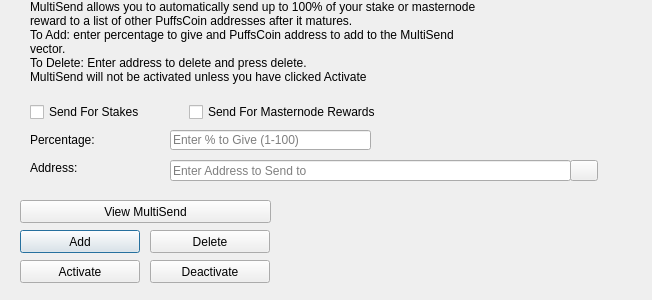
<?xml version="1.0" encoding="UTF-8"?>
<ui version="4.0">
 <class>MultiSendDialog</class>
 <widget class="QDialog" name="MultiSendDialog">
  <property name="windowModality">
   <enum>Qt::NonModal</enum>
  </property>
  <property name="geometry">
   <rect>
    <x>0</x>
    <y>0</y>
    <width>652</width>
    <height>300</height>
   </rect>
  </property>
  <property name="windowTitle">
   <string>MultiSend</string>
  </property>
  <widget class="QLineEdit" name="multiSendPercentEdit">
   <property name="geometry">
    <rect>
     <x>170</x>
     <y>130</y>
     <width>201</width>
     <height>20</height>
    </rect>
   </property>
   <property name="toolTip">
    <string>Enter whole numbers 1 - 100</string>
   </property>
   <property name="placeholderText">
    <string>Enter % to Give (1-100)</string>
   </property>
  </widget>
  <widget class="QLineEdit" name="multiSendAddressEdit">
   <property name="geometry">
    <rect>
     <x>170</x>
     <y>160</y>
     <width>401</width>
     <height>21</height>
    </rect>
   </property>
   <property name="toolTip">
    <string/>
   </property>
   <property name="placeholderText">
    <string>Enter Address to Send to</string>
   </property>
  </widget>
  <widget class="QLabel" name="label_2">
   <property name="geometry">
    <rect>
     <x>30</x>
     <y>0</y>
     <width>451</width>
     <height>121</height>
    </rect>
   </property>
   <property name="lineWidth">
    <number>1</number>
   </property>
   <property name="text">
    <string>MultiSend allows you to automatically send up to 100% of your stake or masternode reward to a list of other PuffsCoin addresses after it matures.
To Add: enter percentage to give and PuffsCoin address to add to the MultiSend vector.
To Delete: Enter address to delete and press delete.
MultiSend will not be activated unless you have clicked Activate</string>
   </property>
   <property name="alignment">
    <set>Qt::AlignLeading|Qt::AlignLeft|Qt::AlignTop</set>
   </property>
   <property name="wordWrap">
    <bool>true</bool>
   </property>
  </widget>
  <widget class="QLabel" name="message">
   <property name="geometry">
    <rect>
     <x>290</x>
     <y>200</y>
     <width>351</width>
     <height>91</height>
    </rect>
   </property>
   <property name="text">
    <string/>
   </property>
  </widget>
  <widget class="QPushButton" name="addButton">
   <property name="geometry">
    <rect>
     <x>20</x>
     <y>230</y>
     <width>120</width>
     <height>23</height>
    </rect>
   </property>
   <property name="toolTip">
    <string/>
   </property>
   <property name="statusTip">
    <string>Add to MultiSend Vector</string>
   </property>
   <property name="text">
    <string>Add</string>
   </property>
  </widget>
  <widget class="QPushButton" name="disableButton">
   <property name="geometry">
    <rect>
     <x>150</x>
     <y>260</y>
     <width>120</width>
     <height>23</height>
    </rect>
   </property>
   <property name="statusTip">
    <string>Deactivate MultiSend</string>
   </property>
   <property name="text">
    <string>Deactivate</string>
   </property>
  </widget>
  <widget class="QPushButton" name="addressBookButton">
   <property name="geometry">
    <rect>
     <x>570</x>
     <y>160</y>
     <width>28</width>
     <height>21</height>
    </rect>
   </property>
   <property name="toolTip">
    <string>Choose an address from the address book</string>
   </property>
   <property name="text">
    <string/>
   </property>
   <property name="icon">
    <iconset resource="../puffscoin.qrc">
     <normaloff>:/icons/address-book</normaloff>:/icons/address-book</iconset>
   </property>
   <property name="shortcut">
    <string>Alt+A</string>
   </property>
   <property name="autoDefault">
    <bool>false</bool>
   </property>
  </widget>
  <widget class="QLabel" name="label">
   <property name="geometry">
    <rect>
     <x>30</x>
     <y>130</y>
     <width>121</width>
     <height>20</height>
    </rect>
   </property>
   <property name="toolTip">
    <string>Percentage of stake to send</string>
   </property>
   <property name="text">
    <string>Percentage:</string>
   </property>
  </widget>
  <widget class="QLabel" name="label_5">
   <property name="geometry">
    <rect>
     <x>30</x>
     <y>160</y>
     <width>111</width>
     <height>16</height>
    </rect>
   </property>
   <property name="toolTip">
    <string>Address to send portion of stake to</string>
   </property>
   <property name="text">
    <string>Address:</string>
   </property>
  </widget>
  <widget class="QPushButton" name="deleteButton">
   <property name="geometry">
    <rect>
     <x>150</x>
     <y>230</y>
     <width>120</width>
     <height>23</height>
    </rect>
   </property>
   <property name="toolTip">
    <string/>
   </property>
   <property name="statusTip">
    <string>Delete Address From MultiSend Vector</string>
   </property>
   <property name="text">
    <string>Delete</string>
   </property>
  </widget>
  <widget class="QPushButton" name="activateButton">
   <property name="geometry">
    <rect>
     <x>20</x>
     <y>260</y>
     <width>120</width>
     <height>23</height>
    </rect>
   </property>
   <property name="statusTip">
    <string>Activate MultiSend</string>
   </property>
   <property name="text">
    <string>Activate</string>
   </property>
  </widget>
  <widget class="QPushButton" name="viewButton">
   <property name="geometry">
    <rect>
     <x>20</x>
     <y>200</y>
     <width>251</width>
     <height>23</height>
    </rect>
   </property>
   <property name="toolTip">
    <string/>
   </property>
   <property name="statusTip">
    <string>View MultiSend Vector</string>
   </property>
   <property name="text">
    <string>View MultiSend</string>
   </property>
  </widget>
  <widget class="QWidget" name="horizontalLayoutWidget">
   <property name="geometry">
    <rect>
     <x>30</x>
     <y>100</y>
     <width>351</width>
     <height>24</height>
    </rect>
   </property>
   <layout class="QHBoxLayout" name="horizontalLayout">
    <item>
     <widget class="QCheckBox" name="multiSendStakeCheckBox">
      <property name="text">
       <string>Send For Stakes</string>
      </property>
     </widget>
    </item>
    <item>
     <widget class="QCheckBox" name="multiSendMasternodeCheckBox">
      <property name="text">
       <string>Send For Masternode Rewards</string>
      </property>
     </widget>
    </item>
   </layout>
  </widget>
 </widget>
 <resources>
  <include location="../puffscoin.qrc"/>
 </resources>
 <connections/>
</ui>
